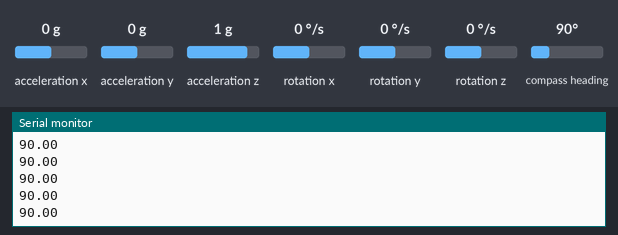
Bench run of a sketch on a simulated Arduino Uno, built with avr-gcc and run on an emulated ATmega328P. Shown: the last lines printed to the serial monitor. Inputs (shaded band) come from the test bench; at power-on: compass heading 90°, acceleration x 0 g, acceleration y 0 g, acceleration z 1 g, rotation x 0 °/s, rotation y 0 °/s, rotation z 0 °/s.

Above: at 1.2 s.
1.3 s: compass heading set to 7°
At 1.33 s:
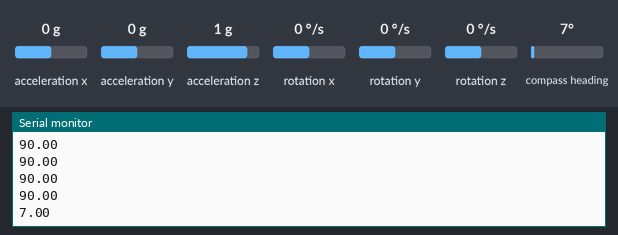
2.8 s: compass heading set to 180°
At 2.86 s:
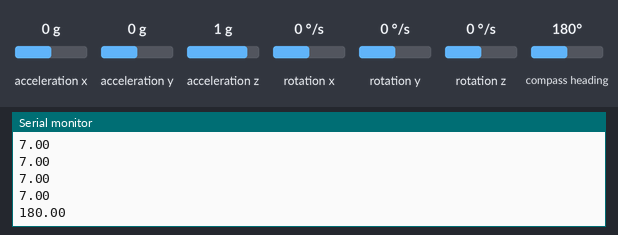
Timing chart, 0 to 5.8 s (numbered marks = the images above; inputs shaded):
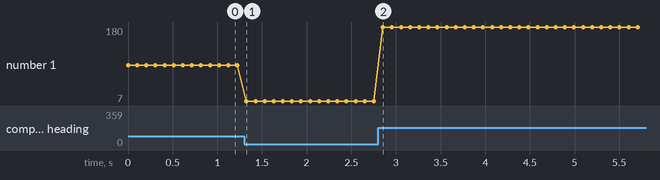

Measured:
- after the input at 1.3 s, the serial monitor: prints a new line at once (image 1)
- after the input at 2.8 s, the serial monitor: prints a new line after 0.05 s (image 2)
- plotted number 1: 90 → 7 after the input at 1.3 s, 7 → 180 after the input at 2.8 s

The sketch:

compass.ino
```cpp
#include <Wire.h>
#include <LSM303.h>

LSM303 compass;

void setup() {
  Serial.begin(9600);
  Wire.begin();
  compass.init();
  compass.enableDefault();
}

void loop() {
  compass.read();

  Serial.println(compass.heading());

  delay(100);
}
```
